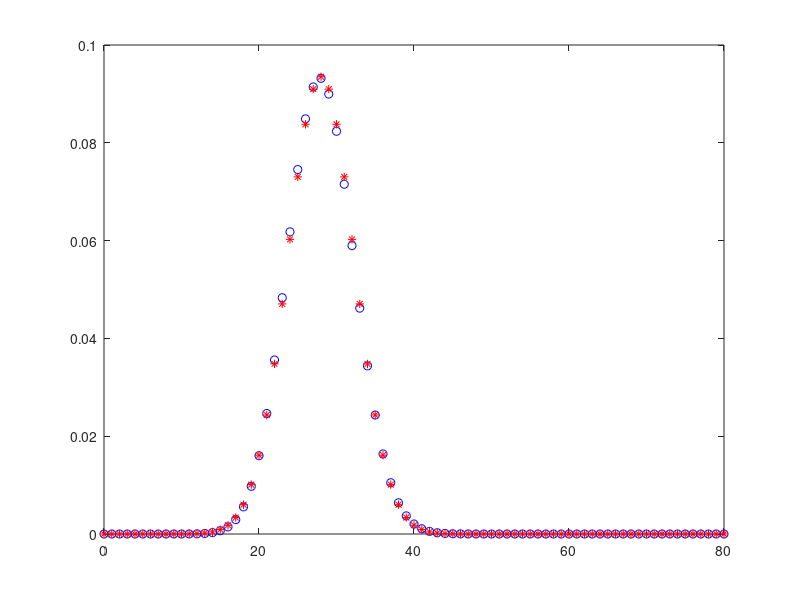
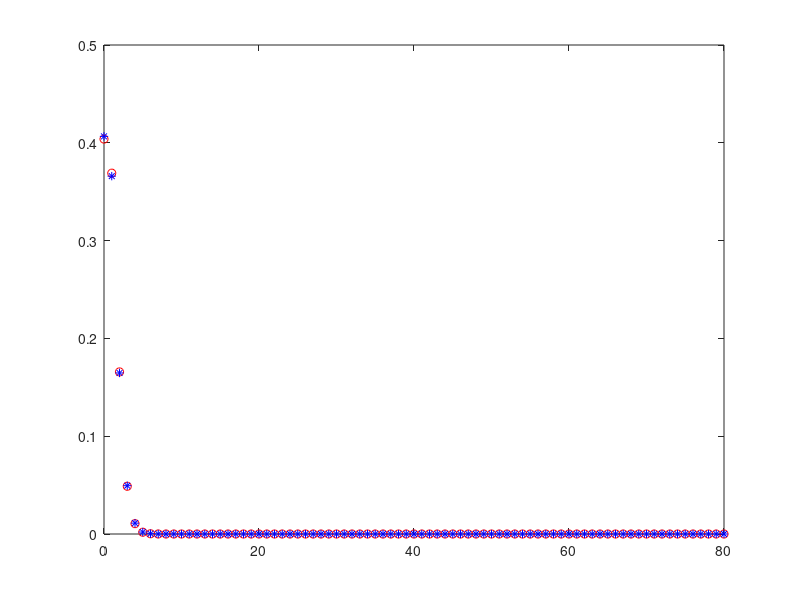

MATLAB code to generate these figures, in order:
% Normal - moderate values of p ( between 0.05 and 0.95), and large values
% of n
% bino(n,p) ~ norm(u,s), where
%   u = n*p
%   s = sqrt( np*(1-p) )

n = 80
p = 0.35
k = 0:1:n

bP = binopdf(k,n,p);
fprintf('Binopdf:\n')
%plot(k, bP)

u = n*p
s = sqrt(n*p*(1-p))
nP = pdf('norm',k,u,s)
fprintf('Normal:')
%plot(k,nP)

figure(1)
hold on
box on
plot(k,bP,'bo')
plot(k,nP,'r*')


% n >= 30 and p <= 0.05
% bino(n,p) ~ poisson(lambda = n*p)
n = 60
p = 0.015
lambda = n*p

bP1 = pdf('bino', k, n, p)
fprintf('Binomial\n')

bPS = pdf('poiss', k, lambda)
fprintf('Lambda\n')

figure(2)
hold on
box on
plot(k, bP1, 'ro')
plot(k, bPS, 'b*')
